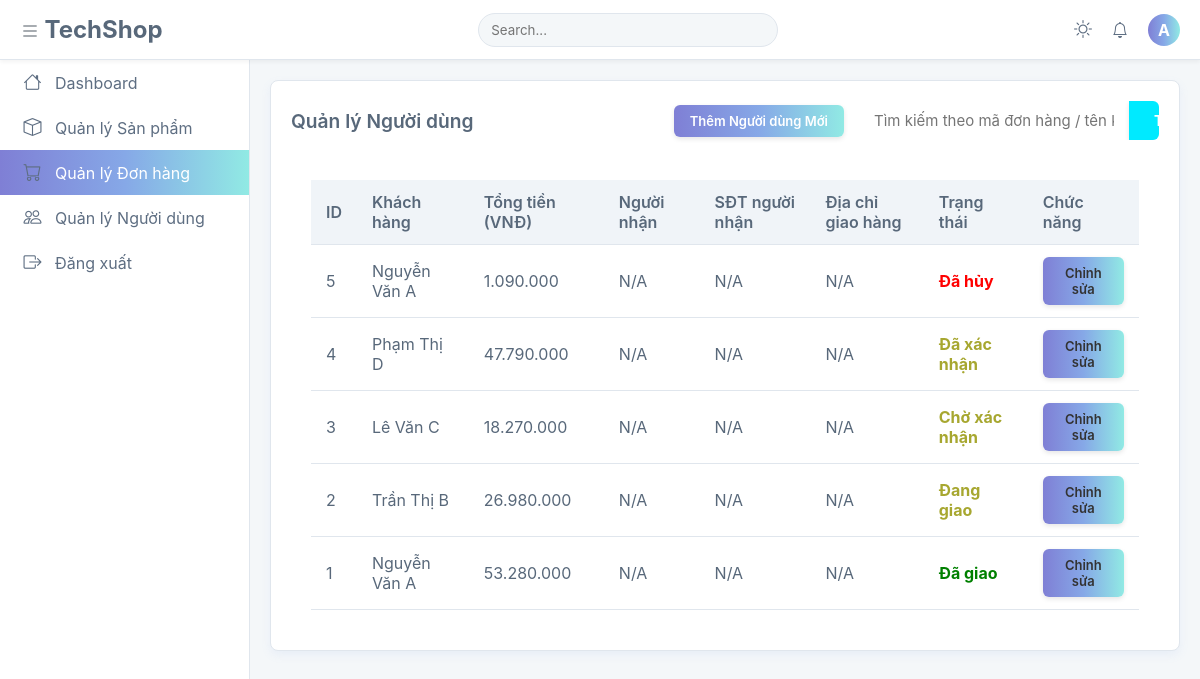
The app's page /public/admin/orders.php (signed in) with its own data.
### tables this page shows
CREATE TABLE `don_hang` (
  `id` int(11) NOT NULL AUTO_INCREMENT,
  `id_khach_hang` int(11) NOT NULL,
  `tong_tien` decimal(10,2) NOT NULL,
  `phuong_thuc_thanh_toan` varchar(50) NOT NULL,
  `trang_thai_don` enum('cho_xac_nhan','da_xac_nhan','dang_giao','da_giao','huy') NOT NULL DEFAULT 'cho_xac_nhan',
  `ngay_dat_hang` datetime NOT NULL DEFAULT current_timestamp(),
  `id_dia_chi` int(11) NOT NULL COMMENT 'Khóa ngoại tới dia_chi',
  PRIMARY KEY (`id`),
  KEY `id_khach_hang` (`id_khach_hang`),
  KEY `fk_order_address` (`id_dia_chi`),
  CONSTRAINT `don_hang_ibfk_1` FOREIGN KEY (`id_khach_hang`) REFERENCES `nguoi_dung` (`id`) ON UPDATE CASCADE,
  CONSTRAINT `fk_order_address` FOREIGN KEY (`id_dia_chi`) REFERENCES `dia_chi` (`id`) ON UPDATE CASCADE
);

CREATE TABLE `nguoi_dung` (
  `id` int(11) NOT NULL AUTO_INCREMENT,
  `ho_ten` varchar(100) NOT NULL,
  `email` varchar(150) NOT NULL,
  `mat_khau` varchar(255) NOT NULL,
  `vai_tro` enum('khach','admin') NOT NULL DEFAULT 'khach',
  `email_verified` tinyint(1) DEFAULT 0 COMMENT '0: Chưa xác minh, 1: Đã xác minh',
  `email_verified_at` datetime DEFAULT NULL,
  `otp` varchar(6) DEFAULT NULL,
  `otp_expires_at` datetime DEFAULT NULL,
  `reset_token` varchar(64) DEFAULT NULL,
  `reset_expires_at` datetime DEFAULT NULL,
  `reset_otp` varchar(6) DEFAULT NULL,
  `reset_otp_expires` datetime DEFAULT NULL,
  `trang_thai` tinyint(1) NOT NULL DEFAULT 1 COMMENT '1: Hoạt động, 0: Bị khóa',
  `ngay_tao` datetime NOT NULL DEFAULT current_timestamp(),
  PRIMARY KEY (`id`),
  UNIQUE KEY `email` (`email`),
  UNIQUE KEY `email_2` (`email`)
);

### app/config/env.php (called while the page is built)
<?php
function env($key, $default = null) {
    static $data;
    if (!$data) {
        $data = [];
        $path = __DIR__ . '/.env';
        if (file_exists($path)) {
            $lines = file($path, FILE_IGNORE_NEW_LINES | FILE_SKIP_EMPTY_LINES);
            foreach ($lines as $line) {
                [$k, $v] = explode('=', $line, 2);
                $data[$k] = $v;
            }
        }
    }
    return $data[$key] ?? $default;
}

### app/config/database.php (called while the page is built, shortened)
<?php
require_once __DIR__ . "/env.php";
class Database {
    public $conn;
    public function __construct() {
        $this->conn = new mysqli(
            env("DB_HOST"),
            env("DB_USER"),
            env("DB_PASS"),
            env("DB_NAME")
        );
        $this->conn->set_charset("utf8");
    }
    public function getConnection() {
        return $this->conn;
    }
}

### app/models/OrderModel.php (called while the page is built, shortened)
<?php
require_once __DIR__ . '/../config/database.php';
class OrderModel {
    private $conn;
    public function __construct() {
        $this->conn = (new Database())->getConnection();
    }
    public function all(): array {
        $sql = "
            SELECT
                d.*,
                u.ho_ten AS ten_khach
            FROM don_hang d
            LEFT JOIN nguoi_dung u ON d.id_khach_hang = u.id
            ORDER BY d.ngay_dat_hang DESC
        ";
        $res = $this->conn->query($sql);
        return $res ? $res->fetch_all(MYSQLI_ASSOC) : [];
    }
}

### public/admin/orders.php (the view, shortened to what this page needs)
<?php
require_once __DIR__ . '/../../app/models/OrderModel.php';
$orderModel = new OrderModel();
$orders = $orderModel->all();
?>
<!DOCTYPE html>
<html lang="vi">
<head>
    <link rel="stylesheet" href="../assets/css/cssAdmin/admin_style.css">
    <link rel="stylesheet" href="https://cdn.jsdelivr.net/npm/bootstrap-icons@1.11.1/font/bootstrap-icons.css">
</head>
<body>
<div class="app-wrapper">
    <?php
    include __DIR__ . '/../includes/Admin/layout_sidebar.php';
    ?>
    <main class="main-content">
        <div class="card">
            <div class="card-header">
                <h5 class="card-title">Quản lý Người dùng</h5>
                <div class="table-actions">
                    <a href="/TechShop/public/admin/add_orders.php" class="btn btn-primary">Thêm Người dùng Mới</a>
                    <form method="GET" class="search-box" action="/TechShop/public/admin/orders.php">
                        <input type="text" name="q"
                            placeholder="Tìm kiếm theo mã đơn hàng / tên khách hàng"
                            value="<?= isset($q) ? htmlspecialchars($q) : '' ?>">
                        <button type="submit" class="btn btn-search">Tìm</button>
                    </form>
                </div>
            </div>
            <div class="card-body">
                <div class="order-table-container">
                    <table class="data-table">
                        <thead>
                            <tr>
                                <th>ID</th>
                                <th>Khách hàng</th>
                                <th>Tổng tiền (VNĐ)</th>
                                <th>Người nhận</th>
                                <th>SĐT người nhận</th>
                                <th>Địa chỉ giao hàng</th>
                                <th>Trạng thái</th>
                                <th>Chức năng</th>
                            </tr>
                        </thead>
                        <tbody id="orders-table-body">
                            <?php if (!empty($orders)): ?>
                                <?php foreach ($orders as $o): ?>
                                    <tr>
                                        <td><?= htmlspecialchars($o['id']) ?></td>
                                        <td><?= htmlspecialchars($o['ten_khach']) ?></td>
                                        <td><?= number_format($o['tong_tien'], 0, ',', '.') ?></td>
                                        <td><?= htmlspecialchars($o['ten_nguoi_nhan'] ?? 'N/A') ?></td>
                                        <td><?= htmlspecialchars($o['sdt_nguoi_nhan'] ?? 'N/A') ?></td>
                                        <td><?= htmlspecialchars($o['dia_chi_giao_hang'] ?? 'N/A') ?></td>
                                        <td>
                                            <?php
                                                switch ($o['trang_thai_don']) {
                                                    case 'cho_xac_nhan':
                                                        echo '<span style = "color: #a7a730ff; font-weight: bold;">Chờ xác nhận</span>';
                                                        break;
                                                    case 'da_xac_nhan':
                                                        echo '<span style = "color: #a7a730ff; font-weight: bold;">Đã xác nhận</span>';
                                                        break;
                                                    case 'dang_giao':
                                                        echo '<span style = "color: #a7a730ff; font-weight: bold;">Đang giao</span>';
                                                        break;
                                                    case 'da_giao':
                                                        echo '<span style = "color: green; font-weight: bold;">Đã giao</span>';
                                                        break;
                                                    case 'huy':
                                                        echo '<span style = "color: red; font-weight: bold;">Đã hủy</span>';
                                                        break;
                                                }
                                            ?>
                                        </td>
                                        <td>
                                            <a href="/TechShop/public/admin/edit_orders.php?id=<?= $o['id'] ?>" class="btn btn-edit">Chỉnh sửa</a>
                                        </td>
                                    </tr>
                                <?php endforeach; ?>
                            <?php else: ?>
                                <tr>
                                    <td colspan="8" style="text-align:center; padding:20px;">Không tìm thấy đơn hàng nào.</td>
                                </tr>
                            <?php endif; ?>
                        </tbody>
                    </table>
                </div>
            </div>
        </div>
    </main>
</div>
</body>
</html>

### records on screen
don_hang: id "5", id_khach_hang.ho_ten "Nguyễn Văn A", tong_tien "1.090.000", ten_nguoi_nhan "N/A", sdt_nguoi_nhan "N/A", dia_chi_giao_hang "N/A", trang_thai_don "Đã hủy"
don_hang: id "4", id_khach_hang.ho_ten "Phạm Thị D", tong_tien "47.790.000", ten_nguoi_nhan "N/A", sdt_nguoi_nhan "N/A", dia_chi_giao_hang "N/A", trang_thai_don "Đã xác nhận"
don_hang: id "3", id_khach_hang.ho_ten "Lê Văn C", tong_tien "18.270.000", ten_nguoi_nhan "N/A", sdt_nguoi_nhan "N/A", dia_chi_giao_hang "N/A", trang_thai_don "Chờ xác nhận"
don_hang: id "2", id_khach_hang.ho_ten "Trần Thị B", tong_tien "26.980.000", ten_nguoi_nhan "N/A", sdt_nguoi_nhan "N/A", dia_chi_giao_hang "N/A", trang_thai_don "Đang giao"
don_hang: id "1", id_khach_hang.ho_ten "Nguyễn Văn A", tong_tien "53.280.000", ten_nguoi_nhan "N/A", sdt_nguoi_nhan "N/A", dia_chi_giao_hang "N/A", trang_thai_don "Đã giao"

### other values on screen
substr($_SESSION['user']['name'], 0, 1) "A"
